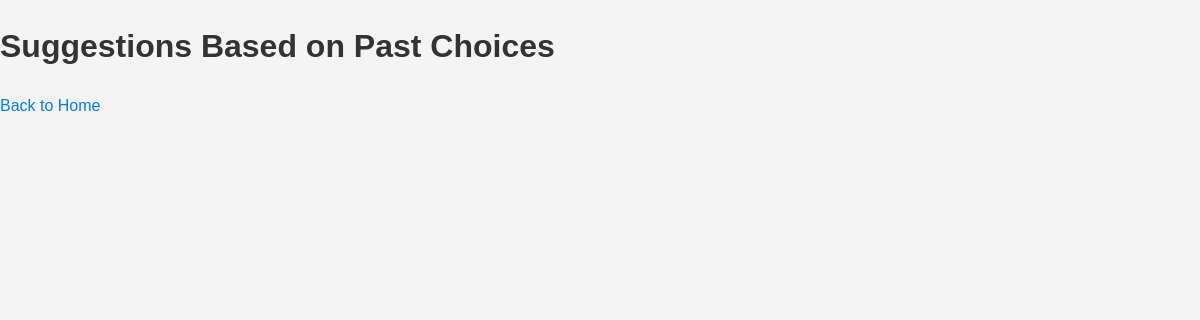
The page /get_suggestions (signed in) on the database as committed earlier.
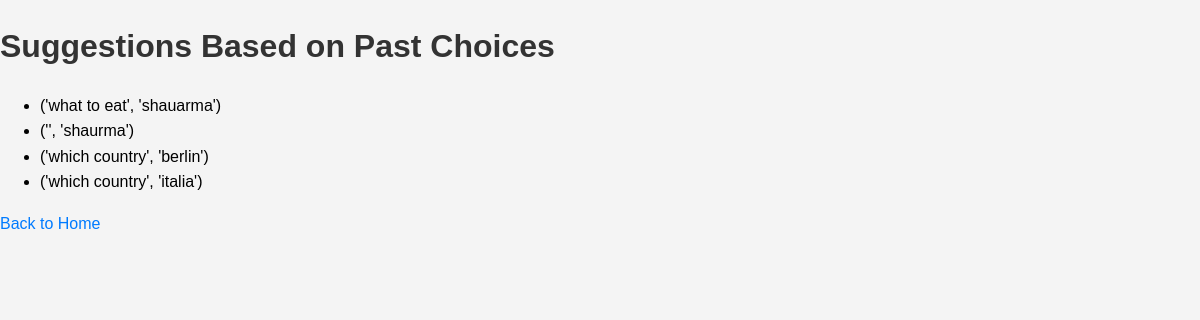
The same page on the database as committed later.
### tables this page shows
CREATE TABLE choices (
            id INTEGER PRIMARY KEY AUTOINCREMENT,
            username TEXT NOT NULL,
            dilemma TEXT NOT NULL,
            choice TEXT NOT NULL,
            FOREIGN KEY (username) REFERENCES users (username)
        );

### app.py (the view)
@app.route('/get_suggestions')
def get_suggestions():
    username = session.get('username')
    if not username:
        return redirect(url_for('login'))
    past_choices = get_user_choices(username)
    suggestions = pedro.get_past_choices()
    return render_template('suggestions.html', suggestions=suggestions)

### chatbot.py (called while the page is built)
    def get_past_choices(self):
        if not self.username:
            return []
        try:
            conn = sqlite3.connect(self.db_path)
            cursor = conn.cursor()
            cursor.execute("SELECT dilemma, choice FROM choices WHERE username = ?", (self.username,))
            choices = cursor.fetchall()
            return choices
        except Exception as e:
            print(f"An error occurred while retrieving choices: {e}")
            return []
        finally:
            conn.close()

### database.py (called while the page is built)
def get_user_choices(username):
    try:
        conn = sqlite3.connect(DATABASE)
        cursor = conn.cursor()
        cursor.execute("SELECT dilemma, choice FROM choices WHERE username = ?", (username,))
        choices = cursor.fetchall()
        return choices
    except Exception as e:
        print(f"An error occurred while fetching user choices: {e}")
        return []
    finally:
        conn.close()

### templates/suggestions.html (shortened to what this page needs)
<!DOCTYPE html>
<html lang="en">
<head>
    <link rel="stylesheet" href="{{ url_for('static', filename='styles.css') }}">
</head>
<body>
    <h1>Suggestions Based on Past Choices</h1>
    <ul>
        {% for suggestion in suggestions %}
        <li>{{ suggestion }}</li>
        {% endfor %}
    </ul>
    <a href="{{ url_for('index') }}">Back to Home</a>
</body>
</html>

Rows that differ between the two databases and show on the page:
now on this page (row unchanged): choices: suggestion "('what to eat', 'shauarma')"
added choices: suggestion "('', 'shaurma')"
added choices: suggestion "('which country', 'berlin')"
added choices: suggestion "('which country', 'italia')"
